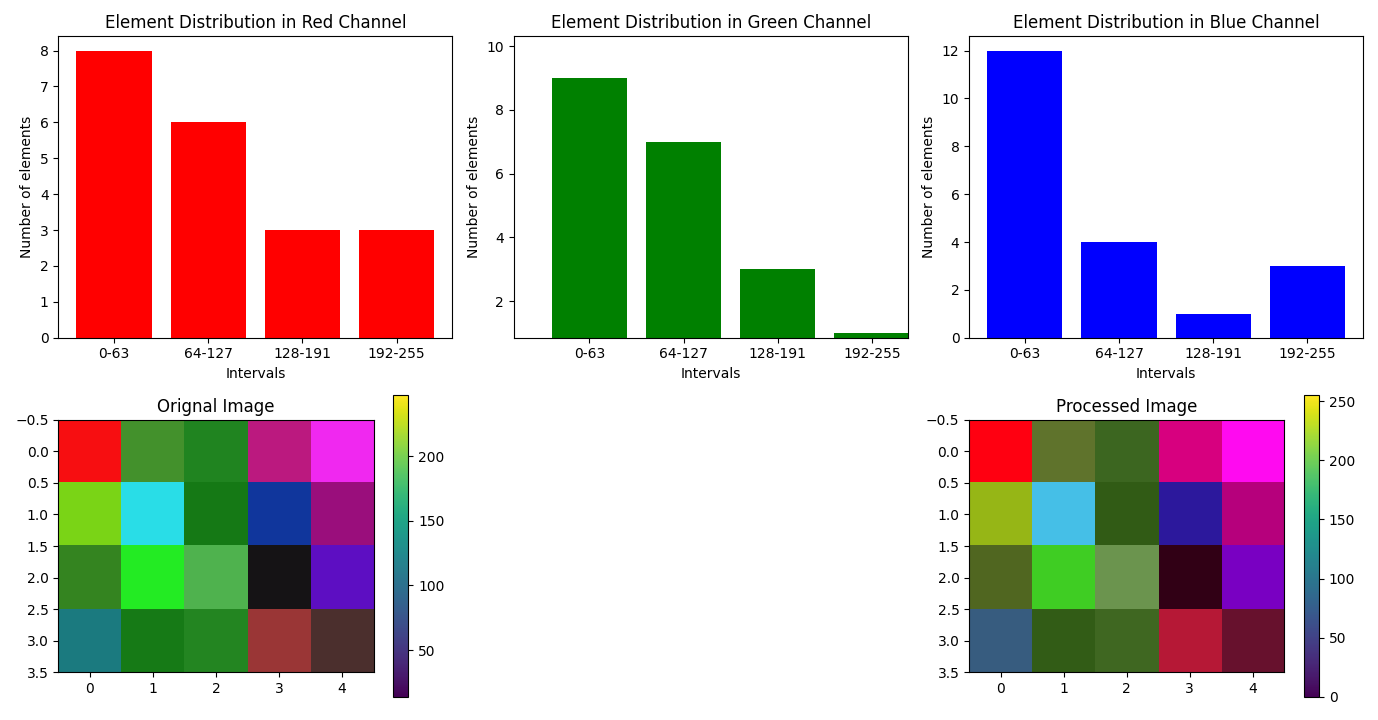

Recreate this plot in Python.
# HW3
import numpy as np
import matplotlib.pyplot as plt

class RGB:
    def __init__(self, R=None, G=None, B=None, R_N=None, G_N=None, B_N=None,
                 R_SplitN=None, G_SplitN=None, B_SplitN=None):
        self.R = R
        self.G = G
        self.B = B
        self.R_N = R_N
        self.G_N = G_N
        self.B_N = B_N
        self.R_SplitN = []
        self.G_SplitN = []
        self.B_SplitN = []

def create_images():

    R = [[247,  67,  32, 187, 240],
        [122,  41,  21,  16, 154],
        [ 52,  35,  79,  21,  93],
        [ 27,  22,  35, 154,  75]]
    
    G = [[14, 145, 132,  25,  40],
        [212, 221, 121,  54,  14],
        [132, 235, 178,  19,  14],
        [122, 122, 133,  54,  47]]
    
    B = [[17,  44,  32, 127, 240],
        [22,  231,  21,  156, 124],
        [32,  35,  78,  21,  194],
        [127,  22,  33, 54,  45]]

    R = np.array(R)
    G = np.array(G)
    B = np.array(B)

    return R, G, B

def mat_calc(array, number):

    array_new = np.clip(array + number, 0, 255)
    return  array_new

def plot_hist(All_interval, RGB):

    plt.figure(figsize=(15, 15))

    # Plotting the histogram
    plt.subplot(2, 3, 1)
    plt.bar(range(len(All_interval)), RGB.R_SplitN, tick_label=[f"{max - All_interval[0]}-{max}" for max in All_interval], color='red')
    plt.xlabel('Intervals')
    plt.ylabel('Number of elements')
    plt.title('Element Distribution in Red Channel')
    
    plt.subplot(2, 3, 2)
    plt.bar(range(len(All_interval)), RGB.G_SplitN, tick_label=[f"{max - All_interval[0]}-{max}" for max in All_interval], color='green')
    plt.xlabel('Intervals')
    plt.ylabel('Number of elements')
    plt.title('Element Distribution in Green Channel')

    plt.subplot(2, 3, 3)
    plt.bar(range(len(All_interval)), RGB.B_SplitN, tick_label=[f"{max - All_interval[0]}-{max}" for max in All_interval], color='blue')
    plt.xlabel('Intervals')
    plt.ylabel('Number of elements')
    plt.title('Element Distribution in Blue Channel')

    plt.subplot(2, 3, 4)
    rgb_image = np.stack((RGB.R, RGB.G, RGB.B), axis=-1)
    plt.imshow(rgb_image)
    plt.title('Orignal Image')
    plt.colorbar()

    plt.subplot(2, 3, 6)
    rgb_image = np.stack((RGB.R_N, RGB.G_N, RGB.B), axis=-1)
    plt.imshow(rgb_image)
    plt.title('Processed Image')
    plt.colorbar()
    
    plt.tight_layout()
    plt.show()

def count(interval, array):
    
    split_numbers = []

    for i in range(len(interval)):
     
        numbers = ((array <= interval[i]) & (array >= interval[i] - interval[0])).sum()
        split_numbers.append(numbers)

    print(split_numbers)

    return split_numbers

def split_count(split, array):
    
    interval = 255 // split
    All_interval = []
    
    for i in range(split):

        max = interval * (i + 1) + i
        if max > 255:
            max = 255
        All_interval.append(max)

    print(All_interval)

    return All_interval, count(All_interval, array)

if __name__ == '__main__':

    RGB = RGB()
    RGB.R, RGB.G, RGB.B = create_images()
    RGB.R_N = mat_calc(RGB.R, 28)
    RGB.G_N = mat_calc(RGB.G, -30)

    splits = int(input("Please input the number of splits: "))

    All_interval, RGB.R_SplitN = split_count(splits, RGB.R_N)
    _, RGB.G_SplitN = split_count(splits, RGB.G_N)
    _, RGB.B_SplitN = split_count(splits, RGB.B)
    
    plot_hist(All_interval, RGB)


    
